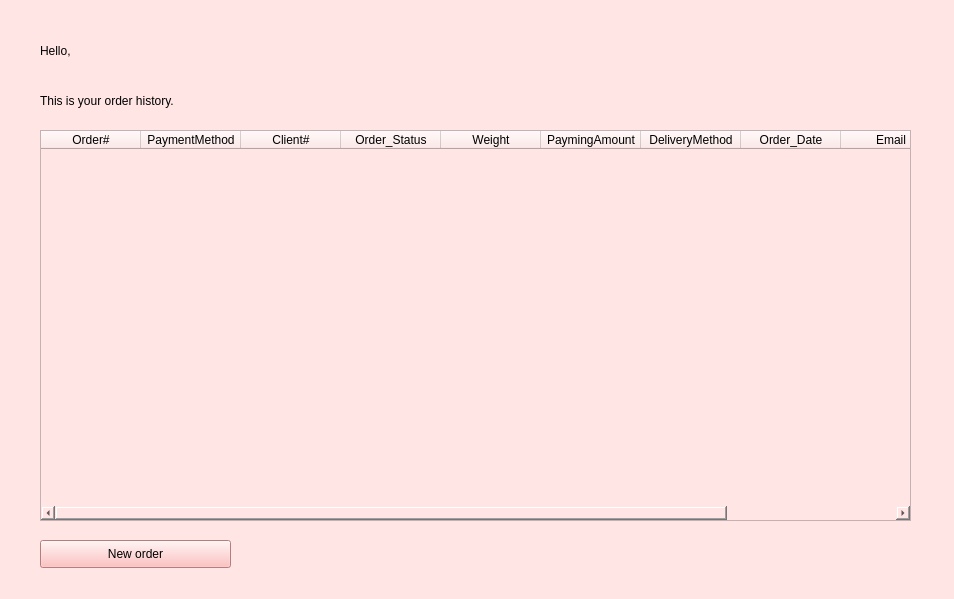
<?xml version="1.0" encoding="UTF-8"?>
<ui version="4.0">
 <class>UserWindow</class>
 <widget class="QMainWindow" name="UserWindow">
  <property name="geometry">
   <rect>
    <x>0</x>
    <y>0</y>
    <width>954</width>
    <height>599</height>
   </rect>
  </property>
  <property name="windowTitle">
   <string>MainWindow</string>
  </property>
  <property name="styleSheet">
   <string notr="true">background-color: rgb(255, 230, 229);</string>
  </property>
  <widget class="QWidget" name="centralwidget">
   <widget class="QPushButton" name="MyOrdersButton_2">
    <property name="geometry">
     <rect>
      <x>40</x>
      <y>540</y>
      <width>191</width>
      <height>28</height>
     </rect>
    </property>
    <property name="styleSheet">
     <string notr="true">font: 75 10pt &quot;Arial&quot;;
background-color: rgb(255, 175, 175);</string>
    </property>
    <property name="text">
     <string>New order</string>
    </property>
   </widget>
   <widget class="QTableWidget" name="tableWidget">
    <property name="geometry">
     <rect>
      <x>40</x>
      <y>130</y>
      <width>871</width>
      <height>391</height>
     </rect>
    </property>
    <column>
     <property name="text">
      <string>Order#</string>
     </property>
    </column>
    <column>
     <property name="text">
      <string>PaymentMethod</string>
     </property>
    </column>
    <column>
     <property name="text">
      <string>Client#</string>
     </property>
    </column>
    <column>
     <property name="text">
      <string>Order_Status</string>
     </property>
    </column>
    <column>
     <property name="text">
      <string>Weight</string>
     </property>
    </column>
    <column>
     <property name="text">
      <string>PaymingAmount</string>
     </property>
    </column>
    <column>
     <property name="text">
      <string>DeliveryMethod</string>
     </property>
    </column>
    <column>
     <property name="text">
      <string>Order_Date</string>
     </property>
    </column>
    <column>
     <property name="text">
      <string>Email</string>
     </property>
    </column>
    <column>
     <property name="text">
      <string>Client#</string>
     </property>
    </column>
   </widget>
   <widget class="QLabel" name="label">
    <property name="geometry">
     <rect>
      <x>40</x>
      <y>30</y>
      <width>591</width>
      <height>41</height>
     </rect>
    </property>
    <property name="styleSheet">
     <string notr="true">font: 22pt &quot;MS Shell Dlg 2&quot;;</string>
    </property>
    <property name="text">
     <string>Hello,</string>
    </property>
   </widget>
   <widget class="QLabel" name="label_2">
    <property name="geometry">
     <rect>
      <x>40</x>
      <y>80</y>
      <width>591</width>
      <height>41</height>
     </rect>
    </property>
    <property name="styleSheet">
     <string notr="true">font: 22pt &quot;MS Shell Dlg 2&quot;;</string>
    </property>
    <property name="text">
     <string>This is your order history. </string>
    </property>
   </widget>
  </widget>
 </widget>
 <resources/>
 <connections/>
</ui>
